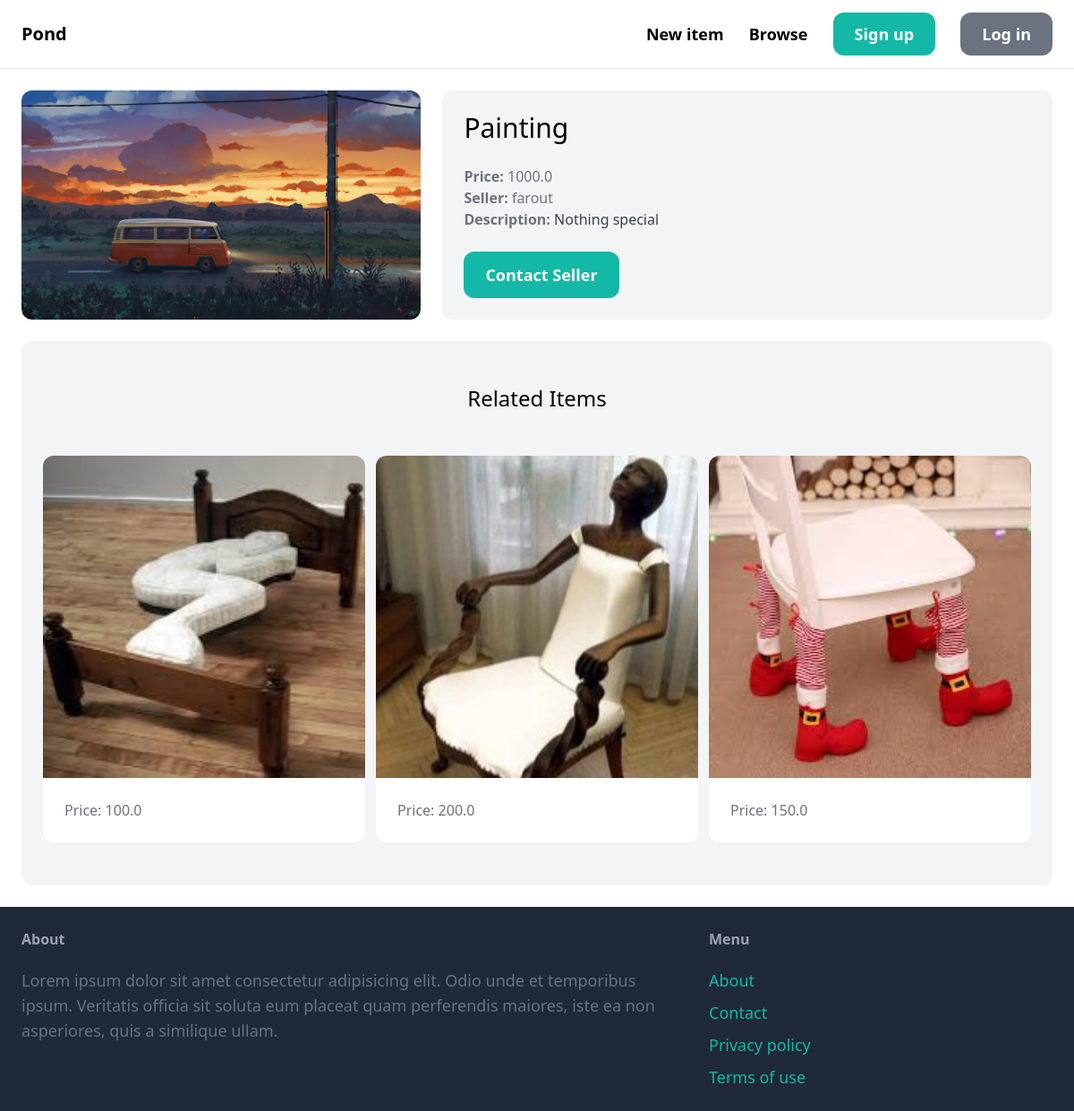
Screenshot of /items/10/ with the database file from the repository.
### item/models.py (models this page shows, shortened)
class item(models.Model):
    category = models.ForeignKey(category, related_name='items', on_delete=models.CASCADE)
    name = models.CharField(max_length=255)
    description = models.TextField(blank=True, null=True)
    price = models.FloatField()
    image = models.ImageField(upload_to='item_images', blank=True, null=True)
    is_sold = models.BooleanField(default=False)
    created_by = models.ForeignKey(User , related_name='items', on_delete=models.CASCADE)
    created_at = models.DateTimeField(auto_now_add=True)
    class Meta:
        ordering = ['name']
        verbose_name = 'item'
        verbose_name_plural = 'items'

### item/views.py (the view)
# urls.py: path('<int:pk>/', views.detail, name='detail'),
def detail(request, pk):
    item = get_object_or_404(ObjItem, pk=pk)
    related_items = ObjItem.objects.filter(category=item.category, is_sold=False).exclude(pk=pk)[0:3]
    return render(request, 'item/detail.html', {
        'item': item,
        'related_items': related_items
    })

### item/templates/item/detail.html (shortened to what this page needs)
{% extends "core/base.html" %}
{% block content %}
<div class="grid grid-cols-5 gap-6">
    <div class="col-span-2">
        {% if item.image %}
            <img src="{{ item.image.url }}" style="width: 100%; height: 100%; object-fit: cover;" class="rounded-xl" alt="{{ item.name }}">
        {% else %}
            <img src="/path/to/default/image.jpg" style="width: 100%; height: 100%; object-fit: cover;" class="rounded-xl" alt="Default image">
        {% endif %}
    </div>
    <div class="col-span-3 p-6 bg-gray-100 rounded-xl">
        <h1 class="mb-6 text-3xl">{{ item.name }}</h1>
        <p class="text-gray-500"><strong>Price: </strong>{{ item.price }}</p>
        <p class="text-gray-500"><strong>Seller: </strong>{{ item.created_by.username }}</p>
        {% if item.description %}
            <p class="text-gray-700">
                <strong class="text-gray-500">Description: </strong>{{ item.description }}<br>
            </p>
        {% endif %}
        {% if request.user == item.created_by %}
            <div class="mt-6 p-6 bg-white rounded-xl">
                <p>This is Your Item!</p>
                <a href=" {% url 'item:edit' item.id %} " class="inline-block mt-6 px-6 py-3 text-lg font-semibold bg-teal-500 text-white rounded-xl">Edit</a>
                <a href=" {% url 'item:delete' item.id %} " class="inline-block mt-6 px-6 py-3 text-lg font-semibold bg-red-500 text-white rounded-xl">Delete</a>
            </div>
        {% else %}
            <a href="{% url 'conversation:new' item.id %}" class="inline-block mt-6 px-6 py-3 text-lg font-semibold bg-teal-500 text-white rounded-xl hover:bg-teal-700 transition duration-300">Contact Seller</a>
        {% endif %}
    </div>
</div>
<div class="mt-6 px-6 py-12 bg-gray-100 rounded-xl">
    <h2 class="mb-12 text-2xl text-center">Related Items</h2>
    <div class="grid grid-cols-3 gap-3">
        {% for related_item in related_items %}
            <div>
                <a href="{% url 'item:detail' related_item.id %}">
                    <div style="width: 100%; height: auto;">
                        {% if related_item.image %}
                            <img src="{{ related_item.image.url }}" class="rounded-t-xl" alt="{{ related_item.title }}" style="width: 100%; height: 100%; object-fit: cover;">
                        {% else %}
                            <img src="/path/to/default/image.jpg" class="rounded-t-xl" alt="Default image" style="width: 100%; height: 100%; object-fit: cover;">
                        {% endif %}
                    </div>
                    <div class="p-6 bg-white rounded-b-xl">
                        <p class="text-gray-500">Price: {{ related_item.price }}</p>
                    </div>
                </a>
            </div>
        {% endfor %}
    </div>
</div>
{% endblock content %}

### rows the page displays
item: image (picture), name "Painting", price "1000.0", created_by.username "farout", description "Nothing special"
item: image (picture), price "100.0"
item: image (picture), price "200.0"
item: image (picture), price "150.0"
